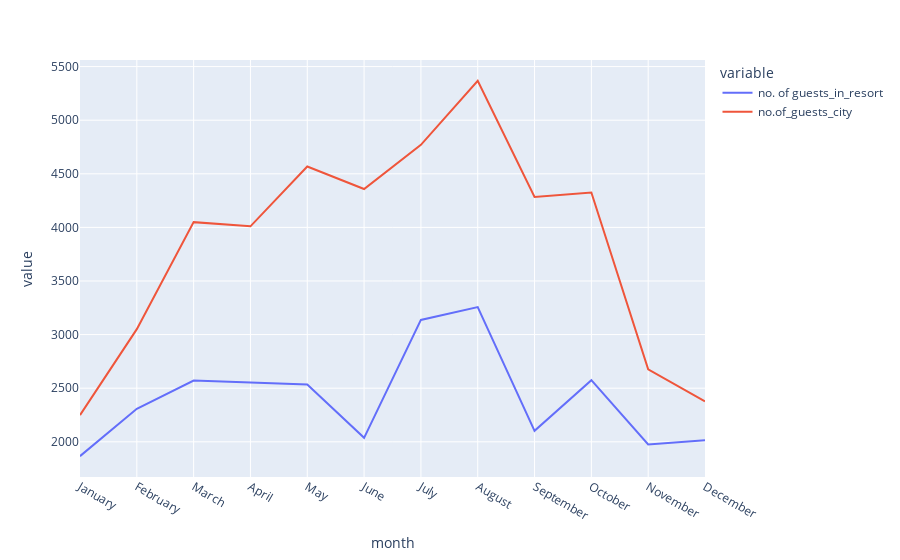

The notebook cell this image was saved under:
### Code cell
px.line(data_frame=final_rush, x='month', y=['no. of guests_in_resort', 'no.of_guests_city'])

### Figure 1 — Plotly figure (JSON) as saved in the notebook; plotly's stock layout.template omitted (floating-point values rounded to 4 significant figures)
{"data": [{"hovertemplate": "variable=no. of guests_in_resort<br>month=%{x}<br>value=%{y}<extra></extra>", "legendgroup": "no. of guests_in_resort", "line": {"color": "#636efa", "dash": "solid"}, "marker": {"symbol": "circle"}, "mode": "lines", "name": "no. of guests_in_resort", "orientation": "v", "showlegend": true, "type": "scatter", "x": ["January", "February", "March", "April", "May", "June", "July", "August", "September", "October", "November", "December"], "xaxis": "x", "y": [1866, 2308, 2571, 2550, 2535, 2037, 3137, 3257, 2102, 2575, 1975, 2014], "yaxis": "y"}, {"hovertemplate": "variable=no.of_guests_city<br>month=%{x}<br>value=%{y}<extra></extra>", "legendgroup": "no.of_guests_city", "line": {"color": "#EF553B", "dash": "solid"}, "marker": {"symbol": "circle"}, "mode": "lines", "name": "no.of_guests_city", "orientation": "v", "showlegend": true, "type": "scatter", "x": ["January", "February", "March", "April", "May", "June", "July", "August", "September", "October", "November", "December"], "xaxis": "x", "y": [2249, 3051, 4049, 4010, 4568, 4358, 4770, 5367, 4283, 4326, 2676, 2377], "yaxis": "y"}], "layout": {"legend": {"title": {"text": "variable"}, "tracegroupgap": 0}, "margin": {"t": 60}, "xaxis": {"anchor": "y", "domain": [0, 1], "title": {"text": "month"}}, "yaxis": {"anchor": "x", "domain": [0, 1], "title": {"text": "value"}}}}
